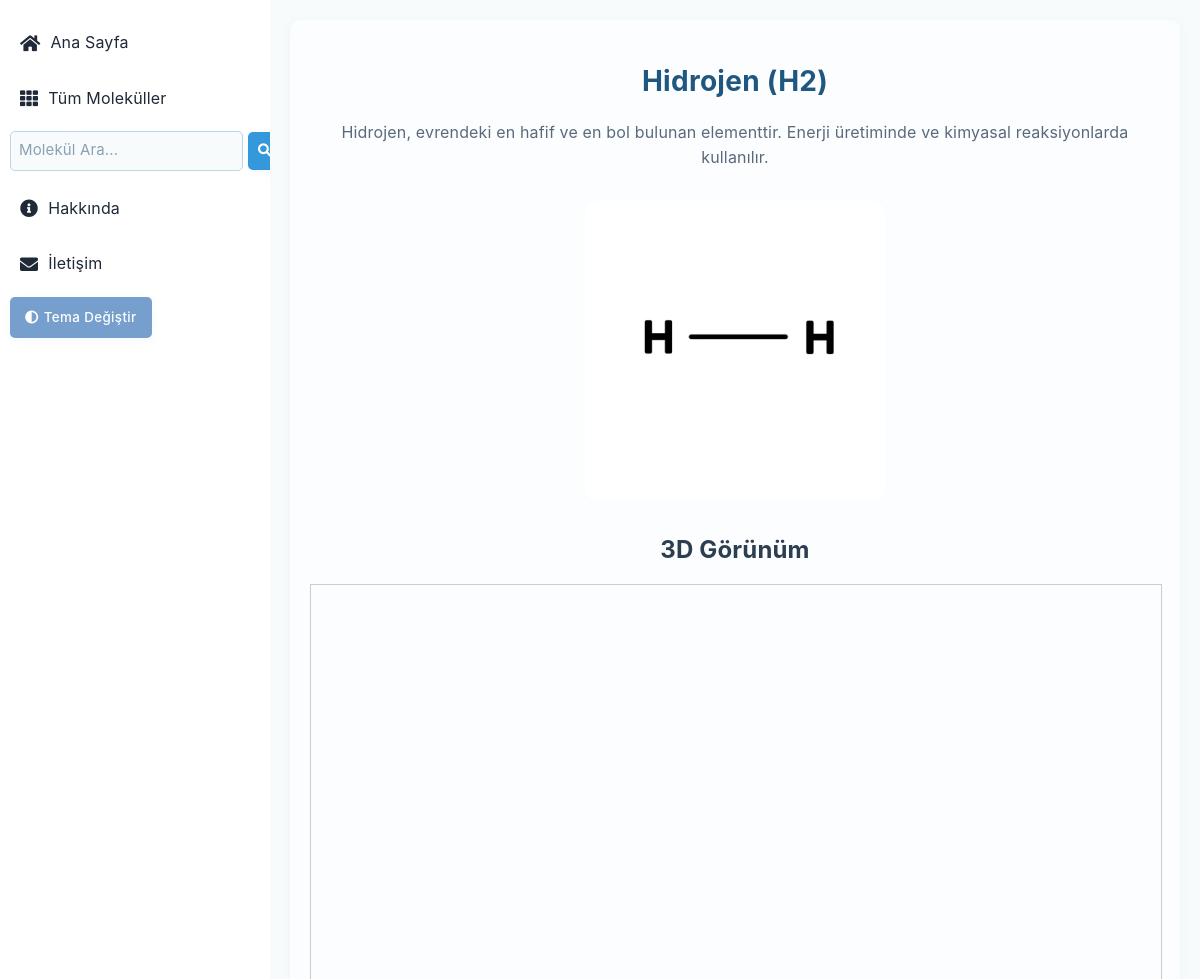
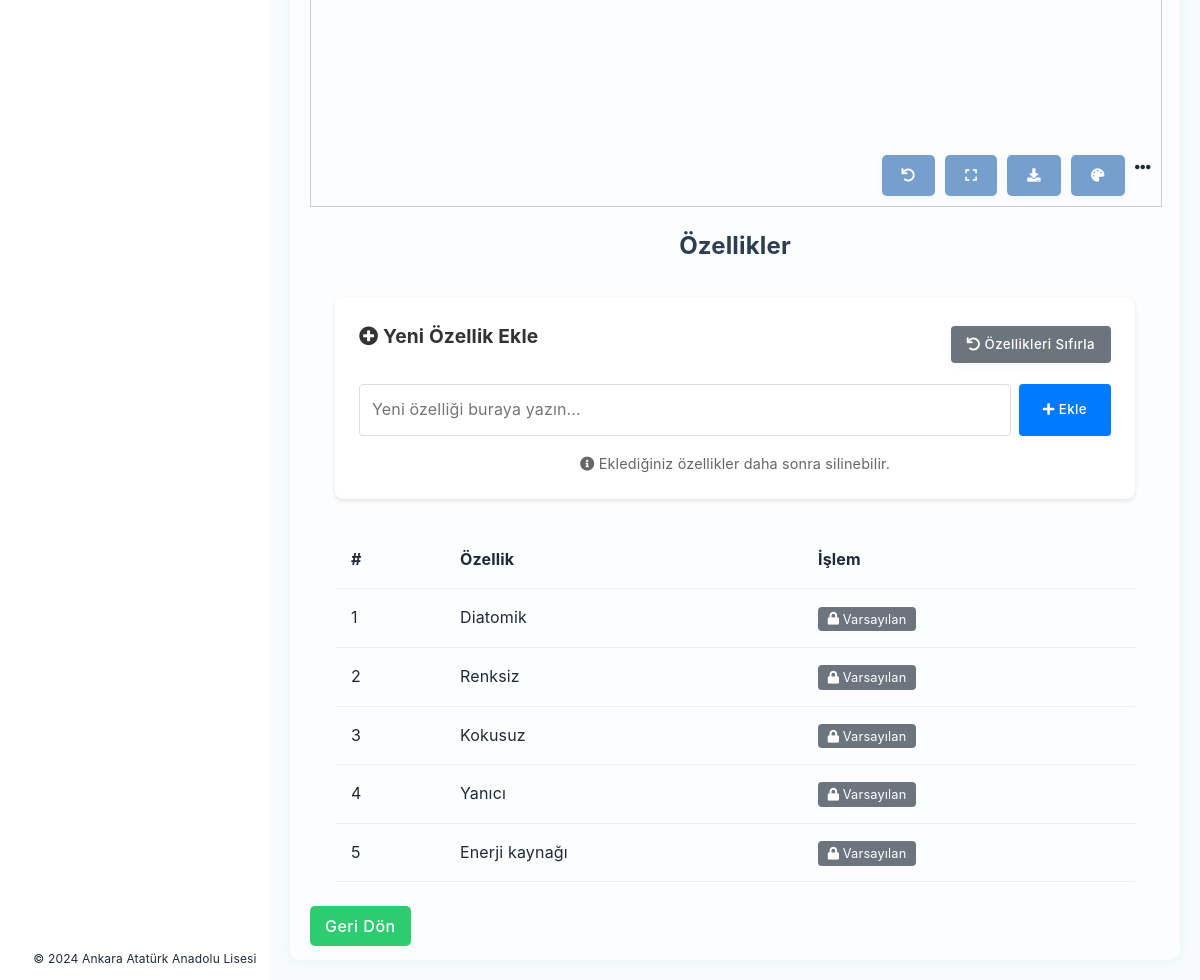
The page /molekul/H2 on the database its author committed (2 pictures, top to bottom).
### app.py (models this page shows, shortened)
class Molekul(db.Model):
    id = db.Column(db.Integer, primary_key=True)
    ad = db.Column(db.String(100), nullable=False)
    kimyasal_formul = db.Column(db.String(20), unique=True, nullable=False)
    aciklama = db.Column(db.Text, nullable=False)
    tur = db.Column(db.String(50), nullable=True)  # "iyonik", "kovalent" veya "metalik"
    resim_url = db.Column(db.String(200), nullable=True)  # Molekül resmi için URL
    dosya_3d = db.Column(db.String(200), nullable=True)  # 3D dosya adı
    silinebilir = db.Column(db.Boolean, default=True)

class MolekulYapisi(db.Model):
    id = db.Column(db.Integer, primary_key=True)
    resim_url = db.Column(db.String(200), nullable=False)  # Yapısal görünüm resmi için URL
    molekul_id = db.Column(db.Integer, db.ForeignKey('molekul.id'), nullable=False)
    molekul = db.relationship('Molekul', backref=db.backref('yapisal_gorunum', lazy=True))

class Ozellik(db.Model):
    id = db.Column(db.Integer, primary_key=True)
    tanim = db.Column(db.String(100), nullable=False)
    molekul_id = db.Column(db.Integer, db.ForeignKey('molekul.id'), nullable=False)
    molekul = db.relationship('Molekul', backref=db.backref('ozellikler', lazy=True))
    aktif = db.Column(db.Boolean, default=True)
    silinebilir = db.Column(db.Boolean, default=True)

### app.py (the view)
@app.route('/molekul/<kimyasal_formul>')
def molekul_detay(kimyasal_formul):
    molekul = Molekul.query.filter_by(kimyasal_formul=kimyasal_formul).first()
    if molekul:
        ozellikler = molekul.ozellikler  # Molekülün özelliklerini al
        return render_template('molekul.html', molekul=molekul, ozellikler=ozellikler)
    else:
        return "Molekül bulunamadı!"

### app.py (called while the page is built)
@app.context_processor
def inject_nav_links():
    return dict(nav_links=nav_links)

### templates/molekul.html (shortened to what this page needs)
{% extends "base.html" %}
{% block content %}
<div class="container molekul-detay-container">
    <div class="molekul-header">
        <h1 class="molekul-title">{{ molekul.ad }} ({{ molekul.kimyasal_formul }})</h1>
        <p class="molekul-description">{{ molekul.aciklama }}</p>
    </div>
    <div class="molekul-images">
        <img src="{{ molekul.yapisal_gorunum[0].resim_url }}" alt="{{ molekul.ad }} Yapısal Görünüm" class="large-image">
    </div>
    <h2>3D Görünüm</h2>
    {% if molekul.dosya_3d %}
    <div id="visualization-container" style="width: 100%; height: 600px; border: 1px solid #ccc; position: relative;">
        <div id="3d-viewer" style="width: 100%; height: 100%; position: relative;">
            <div id="controls" style="position: absolute; bottom: 10px; right: 10px; z-index: 1000; display: flex; gap: 10px;">
                <button id="reset-view" class="control-btn" title="Görünümü Sıfırla">
                    <i class="fas fa-undo"></i>
                </button>
                <button id="fullscreen" class="control-btn" title="Tam Ekran">
                    <i class="fas fa-expand"></i>
                </button>
                <button id="download-model" class="control-btn" title="Molekülü İndir">
                    <i class="fas fa-download"></i>
                </button>
                <button id="change-color" class="control-btn" title="Renk Değiştir">
                    <i class="fas fa-palette"></i>
                </button>
                <div id="more-options" class="control-btn" title="Daha Fazla">
                    <i class="fas fa-ellipsis-h"></i>
                </div>
            </div>
        </div>
    </div>
    {% else %}
    <p>Bu molekül için 3D dosyası bulunmamaktadır.</p>
    {% endif %}
    <h2>Özellikler</h2>
    <div class="molekul-ozellikler-container">
        <div class="yeni-ozellik-form">
            <div class="ozellik-card">
                <div class="ozellik-header">
                    <h5 class="ozellik-title">
                        <i class="fas fa-plus-circle"></i>
                        Yeni Özellik Ekle
                    </h5>
                    <button onclick="ozellikleriSifirla()" class="sifirla-btn">
                        <i class="fas fa-undo"></i> Özellikleri Sıfırla
                    </button>
                </div>
                <div class="ozellik-input-group">
                    <input type="text"
                           id="yeni-ozellik"
                           placeholder="Yeni özelliği buraya yazın..."
                           maxlength="100">
                    <button onclick="ozellikEkle()" class="ekle-btn">
                        <i class="fas fa-plus"></i> Ekle
                    </button>
                </div>
                <div class="info-text">
                    <i class="fas fa-info-circle"></i>
                    Eklediğiniz özellikler daha sonra silinebilir.
                </div>
            </div>
        </div>
        <div class="ozellikler-card">
            <table class="ozellikler-table">
                <thead>
                    <tr>
                        <th>#</th>
                        <th>Özellik</th>
                        <th>İşlem</th>
                    </tr>
                </thead>
                <tbody>
                    {% for ozellik in ozellikler %}
                    {% if ozellik.aktif %}
                    <tr>
                        <td>{{ loop.index }}</td>
                        <td>{{ ozellik.tanim }}</td>
                        <td>
                            {% if ozellik.silinebilir %}
                            <button onclick="ozellikGizle({{ ozellik.id }})" class="sil-btn">
                                <i class="fas fa-trash"></i>
                            </button>
                            {% else %}
                            <span class="varsayilan-rozet">
                                <i class="fas fa-lock"></i> Varsayılan
                            </span>
                            {% endif %}
                        </td>
                    </tr>
                    {% endif %}
                    {% endfor %}
                </tbody>
            </table>
        </div>
    </div>
    <a href="{{ url_for('tum_molekuller') }}" class="btn btn-secondary">Geri Dön</a>
</div>
{% endblock %}

### static/style.css (style rules this page uses)
html { visibility: hidden; opacity: 0; transition: opacity 0.4s ease; background-color: #F7FBFC; }
html.ready { visibility: visible; opacity: 1; }
body { position: relative; z-index: 1; min-height: 100vh; margin: 0; padding: 0; }
body::before { content: ''; position: fixed; top: 0; left: 0; width: 100%; height: 100%; background-color: #F7FBFC; z-index: -1; transition: background-color 0.3s; }
:root { --color-bg: #F7FBFC; --color-text: #1F2937; --color-text-secondary: #4B5563; --color-primary: #769FCD; --color-primary-hover: #B9D7EA; --color-secondary: #D6E6F2; --color-card-bg: #FFFFFF; --color-border: #D6E6F2; --color-input-bg: #F7FBFC; --color-input-border: #B9D7EA; --color-error: #EF4444; --color-warning: #F59E0B; --color-info: #769FCD; --color-success: #22C55E; }
body { font-family: Arial, sans-serif; margin: 0; padding: 0; background: linear-gradient(120deg, #f7fbfc 0%, #f0f4f8 100%); color: var(--color-text); transition: background-color 0.3s, color 0.3s; }
body, input, button, select, textarea { font-family: 'Inter', 'Segoe UI', 'Roboto', Arial, sans-serif; letter-spacing: 0.01em; line-height: 1.6; }
.container h1, .container h2 { color: #205781; transition: color 0.3s; }
button { background-color: var(--color-primary); color: #FFFFFF; border: none; padding: 10px 20px; border-radius: 5px; cursor: pointer; transition: background-color 0.3s; box-shadow: 0 2px 8px rgba(120, 160, 200, 0.08); font-weight: 500; letter-spacing: 0.03em; }
.molekul-title { font-family: 'Inter', 'Segoe UI', 'Roboto', Arial, sans-serif; font-size: 24px; color: #1a3557; margin-bottom: 15px; font-weight: 700; letter-spacing: 0.01em; }
.molekul-description { font-size: 16px; color: #5a6a7a; margin-bottom: 20px; line-height: 1.6; }
.large-image { width: 300px; height: 300px; border-radius: 10px; margin: 10px 0; object-fit: contain; background-color: #f4f4f9; transition: background-color 0.3s; }
.molekul-images { display: flex; justify-content: center; gap: 20px; margin-bottom: 20px; align-items: center; }
.molekul-detay-container { background-color: #fcfdff; border-radius: 10px; padding: 20px; box-shadow: 0 2px 12px rgba(120, 160, 200, 0.08); transition: background-color 0.3s, color 0.3s; }
.molekul-header { text-align: center; margin-bottom: 20px; }
.molekul-title { font-family: 'Inter', 'Segoe UI', 'Roboto', Arial, sans-serif; font-size: 28px; color: #1a3557; margin-bottom: 10px; font-weight: 700; letter-spacing: 0.01em; }
.molekul-description { font-size: 16px; color: #5a6a7a; margin-bottom: 20px; line-height: 1.6; transition: color 0.3s; }
.large-image { width: 300px; height: 300px; border-radius: 10px; object-fit: contain; background-color: #f4f4f9; transition: background-color 0.3s; }
.molekul-detay-container h2 { font-size: 24px; color: #2c3e50; margin-bottom: 15px; text-align: center; transition: color 0.3s; }
.btn-secondary { background-color: #2ecc71; color: #fff; border: none; padding: 10px 15px; border-radius: 5px; text-decoration: none; transition: background-color 0.3s; box-shadow: 0 2px 8px rgba(120, 160, 200, 0.08); font-weight: 500; letter-spacing: 0.03em; }

### templates/molekul.html (style rules this page uses)
.molekul-ozellikler-container { max-width: 800px; margin: 2rem auto; padding: 0 1rem; }
.yeni-ozellik-form { margin-bottom: 2rem; }
.ozellik-card { background: #fff; border-radius: 8px; box-shadow: 0 2px 4px rgba(0,0,0,0.1); padding: 1.5rem; margin-bottom: 1rem; }
.ozellik-header { display: flex; justify-content: space-between; align-items: center; margin-bottom: 1rem; }
.ozellik-title { margin: 0 0 1rem 0; color: #333; font-size: 1.2rem; text-align: center; }
.ozellik-input-group { display: flex; gap: 0.5rem; margin-bottom: 1rem; }
.ozellik-input-group input { flex: 1; padding: 0.75rem; border: 1px solid #ddd; border-radius: 4px; font-size: 1rem; }
.ekle-btn { background: #007bff; color: white; border: none; padding: 0.75rem 1.5rem; border-radius: 4px; cursor: pointer; transition: background 0.3s; }
.sifirla-btn { background: #6c757d; color: white; border: none; padding: 0.5rem 1rem; border-radius: 4px; cursor: pointer; transition: all 0.3s ease; }
.info-text { color: #666; font-size: 0.9rem; text-align: center; }
.ozellikler-table { width: 100%; border-collapse: collapse; }
.ozellikler-table th, .ozellikler-table td { padding: 1rem; text-align: left; border-bottom: 1px solid #eee; }
.varsayilan-rozet { background: #6c757d; color: white; padding: 0.3rem 0.6rem; border-radius: 4px; font-size: 0.8rem; }

### rows shown on the page
Molekul: ad "Hidrojen", kimyasal_formul "H2", aciklama "Hidrojen, evrendeki en hafif ve en bol bulunan elementtir. Enerji üretiminde ve kimyasal reaksiyonlarda kullanılır."
MolekulYapisi: resim_url.ad (picture)
Ozellik: tanim "Diatomik", silinebilir False (drawn)
Ozellik: tanim "Renksiz", silinebilir False (drawn)
Ozellik: tanim "Kokusuz", silinebilir False (drawn)
Ozellik: tanim "Yanıcı", silinebilir False (drawn)
Ozellik: tanim "Enerji kaynağı", silinebilir False (drawn)
